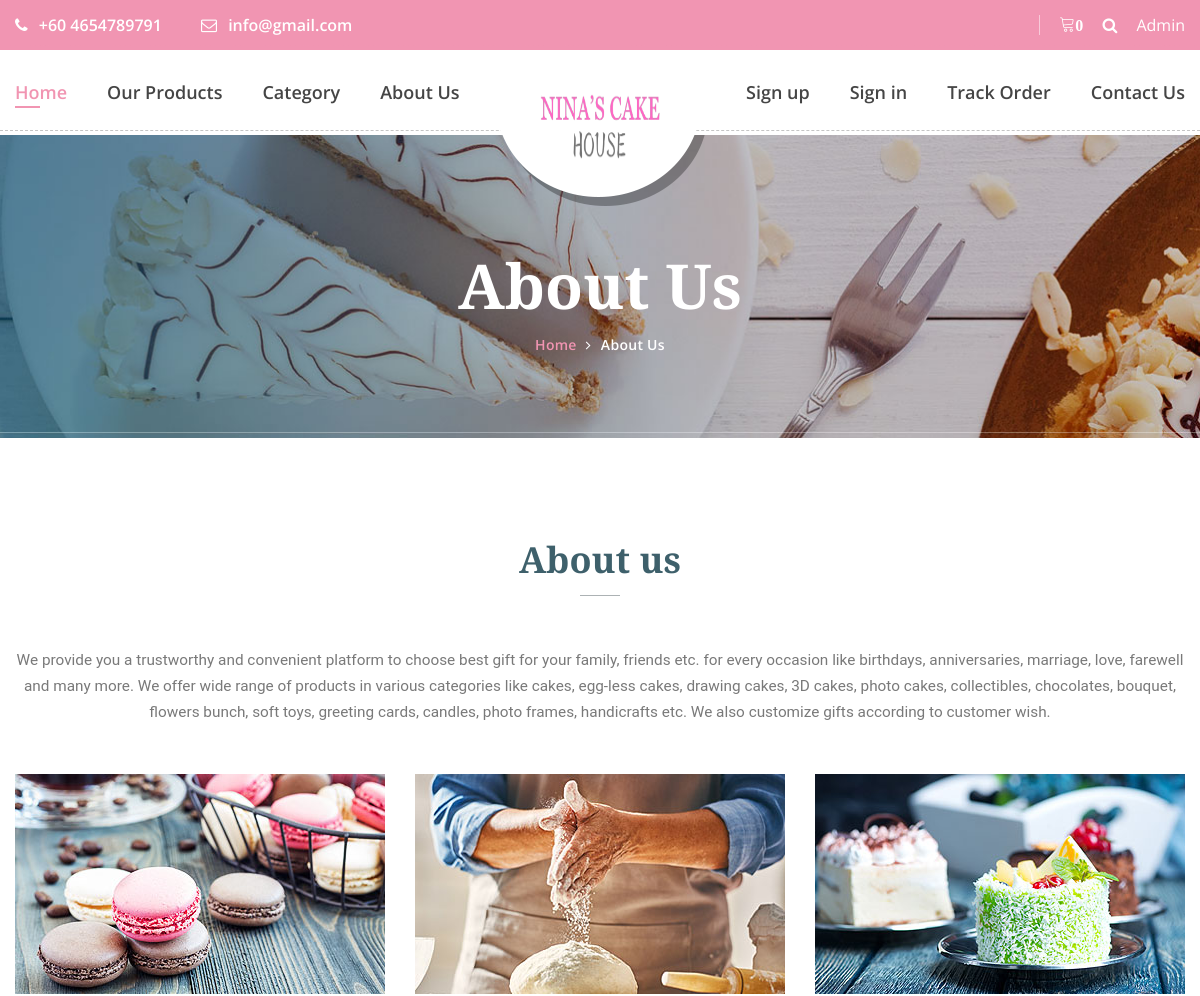
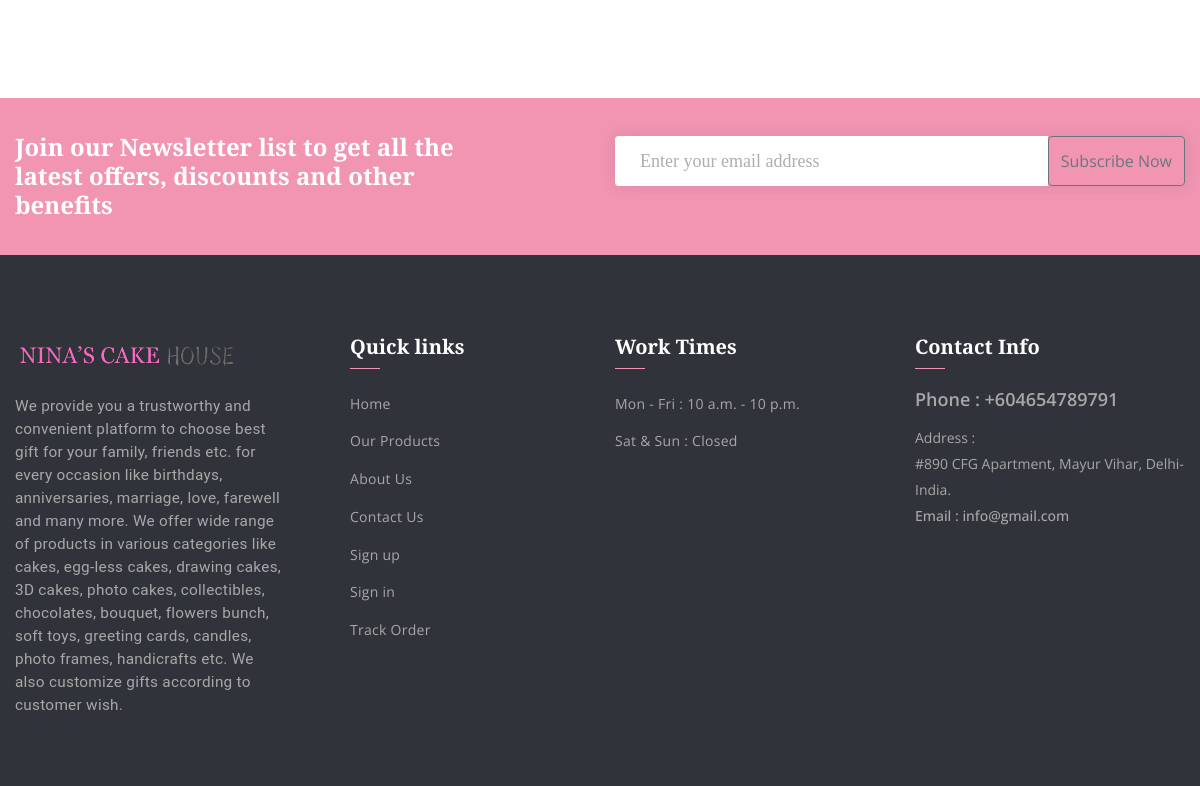
The page /about-us.php on the database its author committed (2 pictures, top to bottom).
### tables this page shows
CREATE TABLE `tblpage` (
  `ID` int(10) NOT NULL,
  `PageType` varchar(200) DEFAULT NULL,
  `PageTitle` varchar(200) DEFAULT NULL,
  `PageDescription` mediumtext DEFAULT NULL,
  `Email` varchar(200) DEFAULT NULL,
  `MobileNumber` bigint(11) DEFAULT NULL,
  `UpdationDate` timestamp NOT NULL DEFAULT current_timestamp() ON UPDATE current_timestamp()
);

### about-us.php (the view, shortened to what this page needs)
<?php
include('includes/dbconnection.php');
?>
<!DOCTYPE html>
<html lang="en">
<head>
        <link href="css/font-awesome.min.css" rel="stylesheet">
        <link href="vendors/linearicons/style.css" rel="stylesheet">
        <link href="vendors/flat-icon/flaticon.css" rel="stylesheet">
        <link href="css/bootstrap.min.css" rel="stylesheet">
        <link href="vendors/revolution/css/settings.css" rel="stylesheet">
        <link href="vendors/revolution/css/layers.css" rel="stylesheet">
        <link href="vendors/revolution/css/navigation.css" rel="stylesheet">
        <link href="vendors/animate-css/animate.css" rel="stylesheet">
        <link href="vendors/owl-carousel/owl.carousel.min.css" rel="stylesheet">
        <link href="vendors/magnifc-popup/magnific-popup.css" rel="stylesheet">
        <link href="css/style.css" rel="stylesheet">
        <link href="css/responsive.css" rel="stylesheet">
    </head>
    <body>
		<?php include_once('includes/header.php');?>
        <section class="banner_area">
        	<div class="container">
        		<div class="banner_text">
        			<h3>About Us</h3>
        			<ul>
        				<li><a href="index.php">Home</a></li>
        				<li><a href="about-us.php">About Us</a></li>
        			</ul>
        		</div>
        	</div>
        </section>
        <section class="our_bakery_area p_100">
        	<div class="container">
        		<?php
$ret=mysqli_query($con,"select * from tblpage where PageType='aboutus' ");
while ($row=mysqli_fetch_array($ret)) {
?>
        		<div class="our_bakery_text">
        			<h2><?php  echo $row['PageTitle'];?></h2>
								<p><?php  echo $row['PageDescription'];?></p>
        		</div><?php } ?>
        		<div class="row our_bakery_image">
        			<div class="col-md-4 col-6">
        				<img class="img-fluid" src="img/our-bakery/bakery-1.jpg" alt="">
        			</div>
        			<div class="col-md-4 col-6">
        				<img class="img-fluid" src="img/our-bakery/bakery-2.jpg" alt="">
        			</div>
        			<div class="col-md-4 col-6">
        				<img class="img-fluid" src="img/our-bakery/bakery-3.jpg" alt="">
        			</div>
        		</div>
        	</div>
        </section>
   <?php include_once('includes/footer.php');?>
    </body>
</html>

### includes/header.php (shortened to what this page needs)
<header class="main_header_area">
            <div class="top_header_area row m0">
                <div class="container">
                    <div class="float-left">
                        <?php
$ret=mysqli_query($con,"select * from tblpage where PageType='contactus' ");
while ($row=mysqli_fetch_array($ret)) {
?>
                        <a href="tell:+18004567890"><i class="fa fa-phone" aria-hidden="true"></i> +60 <?php  echo $row['MobileNumber'];?></a>
                        <a href=""><i class="fa fa-envelope-o" aria-hidden="true"></i> <?php  echo $row['Email'];?></a>
                    </div><?php } ?>
                    <div class="float-right">
                        <ul class="h_search list_style">
                            <?php
                            $userid= $_SESSION['fosuid'];
$ret1=mysqli_query($con,"select * from tblorders where IsOrderPlaced is null && UserId='$userid'");
$num=mysqli_num_rows($ret1);
?>
                            <li><a href="cart.php"><i class="lnr lnr-cart"><strong><?php echo $num;?></strong></i></a></li>
                            <li><a href="search-cake.php"><i class="fa fa-search"></i></a></li>
                            <li style="color: white;"><a href="admin/index.php">Admin</a></li>
                        </ul>
                    </div>
                </div>
            </div>
            <div class="main_menu_area">
                <div class="container">
                    <nav class="navbar navbar-expand-lg navbar-light bg-light">
                        <a class="navbar-brand" href="index.php">
                        <img src="img/ninas.png" alt="" style="width: 121px; height: 73px;">
                        </a>
                        <div class="collapse navbar-collapse" id="navbarSupportedContent">
                            <ul class="navbar-nav mr-auto">
                                <li class="dropdown submenu active">
                                    <a class="dropdown-toggle"  href="index.php" role="button" aria-haspopup="true" aria-expanded="false">Home</a>
                                </li>
                                <li><a href="cake.php">Our Products</a></li>
                                <li class="dropdown submenu">
                                    <a class="dropdown-toggle" data-toggle="dropdown" href="#" role="button" aria-haspopup="true" aria-expanded="false">Category</a>
                                </li>
                                 <li><a href="about-us.php">About Us</a></li>
                            </ul>
                            <ul class="navbar-nav justify-content-end">
                               <?php if (strlen($_SESSION['fosuid']==0)) {?>
                                <li><a href="registration.php">Sign up</a></li>
                                <li><a href="login.php">Sign in</a></li>
                                <li><a href="track-order.php">Track Order</a></li><?php } ?>
                                <li><a href="contact.php">Contact Us</a></li>
                            </ul>
                        </div>
                    </nav>
                </div>
            </div>
        </header>

### includes/footer.php (shortened to what this page needs)
<?php
include('includes/dbconnection.php');
  ?>
        <section class="newsletter_area">
            <div class="container">
                <div class="row newsletter_inner">
                    <div class="col-lg-6">
                        <div class="news_left_text">
                            <h4>Join our Newsletter list to get all the latest offers, discounts and other benefits</h4>
                        </div>
                    </div>
                    <div class="col-lg-6">
                        <div class="newsletter_form">
                            <form method="post">
                                    <div class="input-group">
                                        <input type="text" class="form-control" placeholder="Enter your email address" name="email" required>
                                    <button class="btn btn-outline-secondary" type="submit" value="submit" name="sub">Subscribe Now</button>
                                </div>
                            </div></form>
                        </div>
                    </div>
                </div>
        </section>
        <footer class="footer_area">
            <div class="footer_widgets">
                <div class="container">
                    <div class="row footer_wd_inner">
                        <div class="col-lg-3 col-6">
                            <aside class="f_widget f_about_widget">
                            <img src="img/ninas2.png" alt="" style="width: 223px; height: 39px;">
<?php
$ret=mysqli_query($con,"select * from tblpage where PageType='aboutus' ");
while ($row=mysqli_fetch_array($ret)) {
?>
                                <p><?php  echo $row['PageDescription'];?></p><?php } ?>
                            </aside>
                        </div>
                        <div class="col-lg-3 col-6">
                            <aside class="f_widget f_link_widget">
                                <div class="f_title">
                                    <h3>Quick links</h3>
                                </div>
                                <ul class="list_style">
                                    <li><a href="index.php">Home</a></li>
                                    <li><a href="cake.php">Our Products</a></li>
                                    <li><a href="about-us.php">About Us</a></li>
                                    <li><a href="contact.php">Contact Us</a></li>
                                    <?php if (strlen($_SESSION['fosuid']==0)) {?>
                                <li><a href="registration.php">Sign up</a></li>
                                <li><a href="login.php">Sign in</a></li>
                                <li><a href="cart.html">Track Order</a></li><?php } ?>
                                </ul>
                            </aside>
                        </div>
                        <div class="col-lg-3 col-6">
                            <aside class="f_widget f_link_widget">
                                <div class="f_title">
                                    <h3>Work Times</h3>
                                </div>
                                <ul class="list_style">
                                    <li><a href="#">Mon - Fri : 10 a.m. - 10 p.m.</a></li>
                                    <li><a href="#">Sat & Sun : Closed</a></li>
                                </ul>
                            </aside>
                        </div>
                        <div class="col-lg-3 col-6">
                            <aside class="f_widget f_contact_widget">
                                <div class="f_title">
                                    <h3>Contact Info</h3>
                                </div>
                                <?php
$ret=mysqli_query($con,"select * from tblpage where PageType='contactus' ");
while ($row=mysqli_fetch_array($ret)) {
?>
                                <h4>Phone : +60<?php  echo $row['MobileNumber'];?></h4>
                                <p>Address : <br /><?php  echo $row['PageDescription'];?></p>
                                <h5>Email : <?php  echo $row['Email'];?></h5><?php } ?>
                            </aside>
                        </div>
                    </div>
                </div>
            </div>
    </footer>

### includes/footer.php (style rules this page uses)
html { scroll-behavior: smooth; }

### rows shown on the page
tblpage: MobileNumber "4654789791", Email "info@gmail.com", PageDescription "#890 CFG Apartment, Mayur Vihar, Delhi-India."
tblpage: PageTitle "About us", PageDescription "We provide you a trustworthy and convenient platform to choose best gift for your family, friends etc. for every occasion like birthdays, anniversaries, marriage, love, farewell and many more. We offer wide range of products in various categories like cakes, egg-less cakes, drawing cakes, 3D cakes, photo cakes, collectibles, chocolates, bouquet, flowers bunch, soft toys, greeting cards, candles, photo frames, handicrafts etc. We also customize gifts according to customer wish."

### other values the page prints
$num "0"
